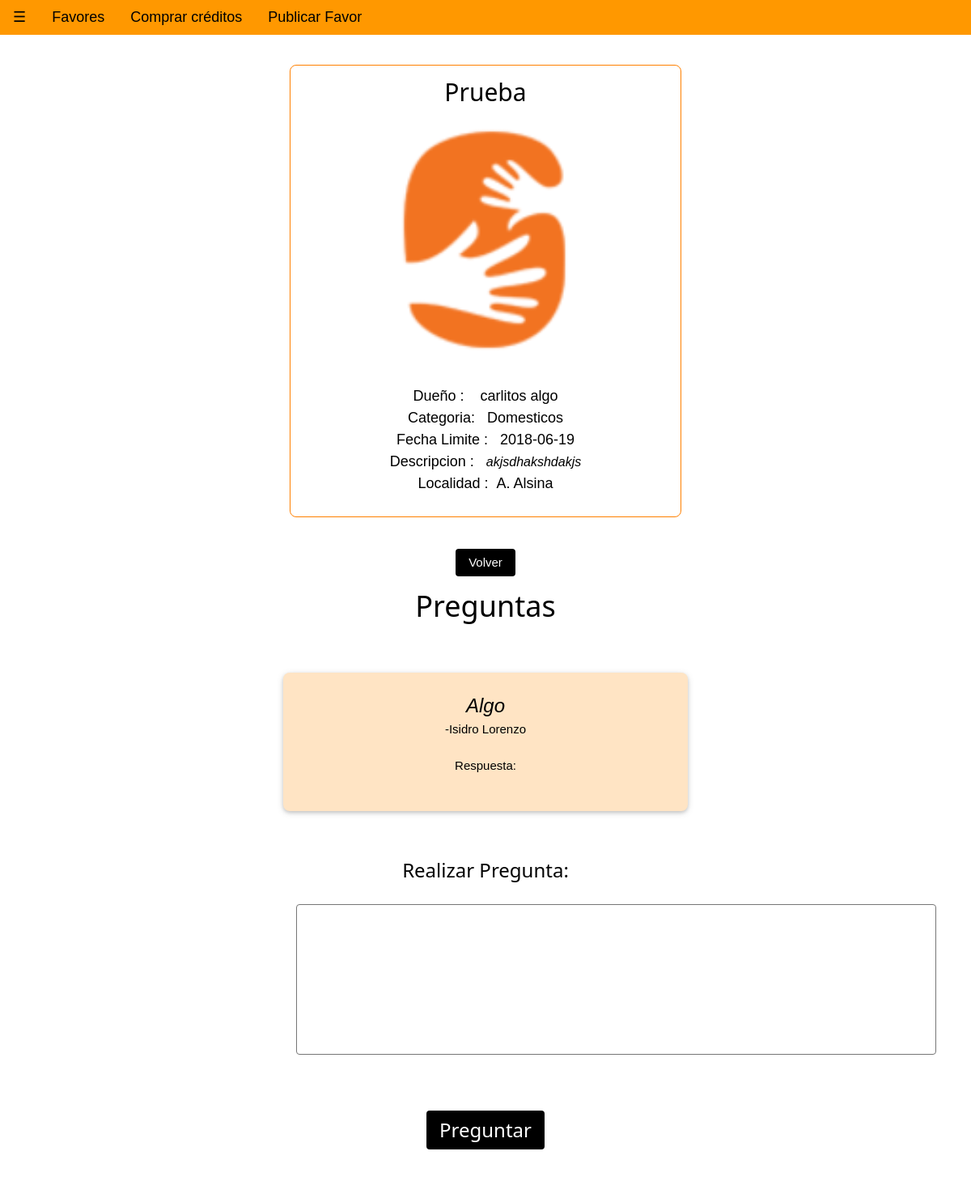
Page /registered_user/preguntas.php?id=39 (signed in) on the committed database.
### tables this page shows
CREATE TABLE `favor` (
  `id` int(11) NOT NULL COMMENT 'PK de Favores.',
  `titulo` varchar(40) NOT NULL COMMENT 'Titulo del favor.',
  `id_categoria` int(11) NOT NULL COMMENT 'FK a categoria.',
  `descripcion` text NOT NULL COMMENT 'Descripcion del favor.',
  `ciudad` varchar(20) NOT NULL COMMENT 'Ciudad del favor.',
  `foto` varchar(100) NOT NULL COMMENT 'Nombre de la foto del favor.',
  `fechalimite` date NOT NULL COMMENT 'Fecha limite del favor.',
  `id_usuario` int(11) NOT NULL COMMENT 'FK a usuario.',
  `activo` tinyint(1) NOT NULL COMMENT 'Indica si el favor esta activo (si ya existe un postulante, este no estaria activo).'
);

CREATE TABLE `usuario` (
  `id` int(11) NOT NULL COMMENT 'PK de usuarios.',
  `puntaje` int(11) NOT NULL COMMENT 'Puntaje.',
  `admin` tinyint(1) NOT NULL COMMENT 'Representa si tiene privilegios administrativos.',
  `nombre` varchar(20) NOT NULL COMMENT 'Nombre.',
  `apellido` varchar(20) NOT NULL COMMENT 'Apellido.',
  `email` varchar(50) NOT NULL COMMENT 'E-mail.',
  `password` varchar(20) NOT NULL COMMENT 'Clave.',
  `fecnac` date NOT NULL COMMENT 'Fecha de nacimiento.',
  `tel` bigint(10) NOT NULL COMMENT 'Numero de telefono sin 0 ni 15.',
  `foto` varchar(100) NOT NULL COMMENT 'Nombre de la foto.'
);

CREATE TABLE `categoria` (
  `id` int(11) NOT NULL COMMENT 'PK de Categoria',
  `nombre` varchar(20) NOT NULL COMMENT 'Nombre de la categoria.'
);

CREATE TABLE `pregunta` (
  `id` int(11) NOT NULL COMMENT 'PK de pregunta.',
  `id_favor` int(11) NOT NULL COMMENT 'FK a favor.',
  `pregunta` text NOT NULL COMMENT 'Pregunta.',
  `id_usuario_p` int(11) NOT NULL COMMENT 'FK a usuario que pregunta',
  `respuesta` text COMMENT 'Respuesta.',
  `id_usuario_r` int(11) DEFAULT NULL COMMENT 'FK a usuario que responde.'
);

### registered_user/datos.php (the view, shortened to what this page needs)
<?php
		$link = conectar();
		$result1 = mysqli_query($link, "SELECT * FROM favor WHERE favor.id = '$_SESSION[id_favor]'");
		$favor = mysqli_fetch_array($result1);
		$result2 = mysqli_query($link, "SELECT * FROM pregunta WHERE pregunta.id_favor = '$favor[id]'");
		$result3 = mysqli_query ($link, "SELECT * FROM usuario WHERE usuario.id = '$favor[id_usuario]'");
		$result4 = mysqli_query ($link, "SELECT * FROM categoria WHERE categoria.id = '$favor[id_categoria]'");
		$dueño = mysqli_fetch_array($result3);
		$categoria = mysqli_fetch_array($result4);
?>
<div class="w3-panel w3-border w3-border-orange w3-round-large">
<h2> <?php echo $favor['titulo']; ?></h2>
<img class="w3-round" src='/image/favor/<?php echo "$favor[foto]"; ?>' width="300" height="300"/>
<br>
<br>
Dueño : &nbsp;&nbsp;
<?php echo $dueño['nombre']." ".$dueño['apellido']; ?>
<br>
Categoria:&nbsp;&nbsp; <?php echo $categoria['nombre']; ?>
<br>
Fecha Limite :&nbsp;&nbsp; <?php echo $favor['fechalimite']; ?>
<br>
Descripcion :&nbsp;&nbsp;
<font size="3"><i><?php echo $favor['descripcion']; ?></i></font>
<br>
Localidad :&nbsp;&nbsp;<?php echo $favor['ciudad']; ?>
<br>
<br>
</div>

### registered_user/preguntas.php (shortened to what this page needs)
<!DOCTYPE html>
<html>
<head>
	<?php
	include_once("navbar.php");
	?>
	<link rel="stylesheet" href="/css/w3.css">
	<link rel="stylesheet" href="/css/w3-theme-black.css">
</head>
<body>
	<div class="w3-main" style="margin-left:350px">
		<div style="margin-right:350px">
			<div class="w3-padding-64">
					<div class="w3-row-padding ">
						<font size=4 face="arial">
							<center>
								<?php include_once('datos.php'); ?>
							</center>
						</font>
					</div>
				<center>
					<br>
					<form action="./favores.php" method="post" enctype="multipart/form-data">
						<button class="w3-btn w3-round">Volver</button>
					</form>
					<h1>Preguntas</h1><br><br>
					<?php
						if(mysqli_num_rows($result2) == 0) {
							echo 'No se realizaron preguntas en este favor. <br><br>';
						}
						else{
							while ($preguntas = mysqli_fetch_array($result2)){?>
								<?php include('ver_preguntas.php');
							}
						}
						if(($favor['id_usuario'] != $_SESSION['id']) and $favor['activo'] == 1){ ?>
							<h3> Realizar Pregunta: <h3>
							<form class="w3-form w3-panel w3-round-large" method="post" onsubmit="return validarPregunta();" action="./preguntar.php" enctype="multipart/form-data" >
							<textarea class="w3-round" type="text" name="pregunta" id="pregunta" cols="55" rows="5"></textarea>
							<br><br>
							<p><button class="w3-btn w3-round">Preguntar</button></p>
							</form>
						<?php
						}
						?>
				</center>
			</div>
		</div>
	</div>
</body>
</html>

### registered_user/ver_preguntas.php (shortened to what this page needs)
<div class='w3-card-2 w3-light-orange w3-round-large'>
	<?php
	$link = conectar();
	$user = mysqli_query($link,"SELECT nombre,apellido FROM usuario WHERE usuario.id = '$preguntas[id_usuario_p]'");
	$arreglo = mysqli_fetch_array($user);
	echo '<br><i><font size=5>'.$preguntas['pregunta'].'</font></i><br>';
	echo '-'.$arreglo['nombre']." ".$arreglo['apellido'].'<br>'.'<br>';
	if($dueño['id'] == $_SESSION['id'] and is_null($preguntas['respuesta'])) { ?>
		<form class="w3-form w3-panel w3-round-large" method="post" onsubmit="return validarPregunta();" action="./responder.php?id=<?php echo $preguntas['id'];?>" enctype="multipart/form-data">
			<textarea class="w3-round" type="text" name="pregunta" id="pregunta" cols="55" rows="2"></textarea>
			<br><br>
			<button class="w3-btn w3-round">Responder</button><br><br>
		</form>
	<?php }elseif (!is_null($preguntas['respuesta'])){
		echo 'Respuesta:'.'<br>';
		echo '<i>'.$preguntas['respuesta'].'</i><br>'.'<br>';
	} ?>
</div><br><br>

### css/w3.css (style rules this page uses)
html { box-sizing:border-box }
*,*:before,*:after { box-sizing:inherit }
html { -ms-text-size-adjust:100%;-webkit-text-size-adjust:100% }
body { margin:0 }
img { border-style:none }
button,input,select,textarea { font:inherit;margin:0 }
button,input { overflow:visible }
button,select { text-transform:none }
button,html [type=button],[type=reset],[type=submit] { -webkit-appearance:button }
textarea { overflow:auto }
html,body { font-family:Verdana,sans-serif;font-size:15px;line-height:1.5 }
html { overflow-x:hidden }
h1,h2,h3,h4,h5,h6,.w3-slim,.w3-wide { font-family:"Segoe UI",Arial,sans-serif }
h1 { font-size:36px }
h2 { font-size:30px }
h3 { font-size:24px }
h1,h2,h3,h4,h5,h6 { font-weight:400;margin:10px 0 }
img { margin-bottom:-5px }
.w3-btn,.w3-btn-block,.w3-button { border:none;display:inline-block;outline:0;padding:6px 16px;vertical-align:middle;overflow:hidden;text-decoration:none!important;color:#fff;background-color:#000;text-align:center;cursor:pointer;white-space:nowrap }
.w3-btn,.w3-btn-floating,.w3-btn-floating-large,.w3-closenav,.w3-opennav,.w3-btn-block,.w3-button { -webkit-touch-callout:none;-webkit-user-select:none;-khtml-user-select:none;-moz-user-select:none;-ms-user-select:none;user-select:none }
.w3-btn,.w3-btn-floating,.w3-dropnav a,.w3-btn-floating-large,.w3-btn-block, .w3-navbar a,.w3-navblock a,.w3-sidenav a,.w3-pagination li a,.w3-hoverable tbody tr,.w3-hoverable li, .w3-accordion-content a,.w3-dropdown-content a,.w3-dropdown-click:hover,.w3-dropdown-hover:hover,.w3-opennav,.w3-closenav,.w3-closebtn,*[class*="w3-hover-"] { -webkit-transition:background-color .25s,color .15s,box-shadow .25s,opacity 0.25s,filter 0.25s,border 0.15s;transition:background-color .25s,color .15s,box-shadow .15s,opacity .25s,filter .25s,border .15s }
.w3-main,#main { transition:margin-left .4s }
.w3-container:after,.w3-container:before,.w3-panel:after,.w3-panel:before,.w3-row:after,.w3-row:before,.w3-row-padding:after,.w3-row-padding:before,.w3-cell-row:before,.w3-cell-row:after, .w3-topnav:after,.w3-topnav:before,.w3-clear:after,.w3-clear:before,.w3-btn-group:before,.w3-btn-group:after,.w3-btn-bar:before,.w3-btn-bar:after,.w3-bar:before,.w3-bar:after { content:"";display:table;clear:both }
.w3-round,.w3-round-medium { border-radius:4px!important }
.w3-round-large { border-radius:8px!important }
.w3-border { border:1px solid #ccc!important }
.w3-padding-medium,.w3-padding,.w3-form { padding:8px 16px!important }
.w3-padding-64 { padding-top:64px!important;padding-bottom:64px!important }
.w3-row-padding,.w3-row-padding>.w3-half,.w3-row-padding>.w3-third,.w3-row-padding>.w3-twothird,.w3-row-padding>.w3-threequarter,.w3-row-padding>.w3-quarter,.w3-row-padding>.w3-col { padding:0 8px }
.w3-panel { padding:0.01em 16px;margin-top:16px!important;margin-bottom:16px!important }
.w3-card,.w3-card-2,.w3-example { box-shadow:0 2px 4px 0 rgba(0,0,0,0.16),0 2px 10px 0 rgba(0,0,0,0.12)!important }
.w3-light-orange,.w3-hover-light-orange:hover { color:#000!important;background-color:#FFE4C4!important }
.w3-border-orange,.w3-hover-border-orange:hover { border-color:#ff9800!important }
.w3-border-orange,.w3-hover-border-orange:hover { border-color:#ff8000!important }
textarea { resize: none; }

### rows in the picture
favor: titulo "Prueba", foto (placeholder picture), fechalimite "2018-06-19", descripcion "akjsdhakshdakjs", ciudad "A. Alsina"
usuario: nombre "carlitos", apellido "algo"
categoria: nombre "Domesticos"
pregunta: pregunta "Algo", id_usuario_p.nombre "Isidro", id_usuario_p.apellido "Lorenzo"
